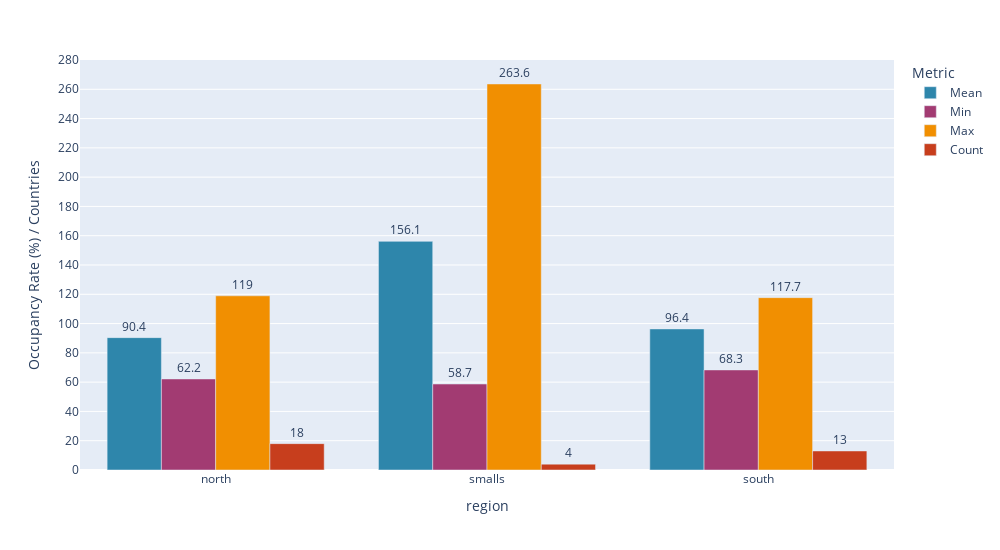

Write notebook code for a chart like this one.
### Code cell
import pandas as pd
import plotly.express as px

# Carica e prepara dati
df = pd.read_csv(DATA_DIR /"compare_regions_2022.csv")
df_long = df.melt(id_vars=['region'], value_vars=['mean','min','max','count'], 
                  var_name='Metric', value_name='Value')
df_long['Metric'] = df_long['Metric'].str.title()
df_long['Value_Rounded'] = df_long['Value'].round(1)  # Arrotonda per labels

# Grafico con VALORI SOPRA LE BARRE
fig = px.bar(df_long, x='region', y='Value', color='Metric', barmode='group',
             color_discrete_map={
                 'Mean': '#2E86AB', 'Min': '#A23B72', 
                 'Max': '#F18F01', 'Count': '#C73E1D'
             },
             text='Value_Rounded',  # ← ETICHETTE SOPRA BARRE
             #title='**Prison Overcrowding: North vs South Europe (2022)**'
            )

fig.update_traces(
    textposition='outside',     # Testo FUORI dalla barra
    texttemplate='%{text}',     # Mostra il valore arrotondato
    textangle=0,                # Orizzontale
    textfont_size=12
)

# Asse Y pulito e preciso
fig.update_layout(
    yaxis=dict(
        title="Occupancy Rate (%) / Countries",
        tickmode='linear',
        dtick=20,                   # Step di 20 per pulizia
        range=[0, 280]
    ),
    yaxis2=dict(
        title="Countries", 
        overlaying='y', side='right', 
        tickvals=[15, 20], range=[0, 25]
    ),
    height=550, width=1000,
    showlegend=True
)

fig.show()

### Figure 1 — Plotly figure (JSON) as saved in the notebook; plotly's stock layout.template omitted (floating-point values rounded to 4 significant figures)
{"data": [{"alignmentgroup": "True", "hovertemplate": "Metric=Mean<br>region=%{x}<br>Value=%{y}<br>Value_Rounded=%{text}<extra></extra>", "legendgroup": "Mean", "marker": {"color": "#2E86AB", "pattern": {"shape": ""}}, "name": "Mean", "offsetgroup": "Mean", "orientation": "v", "showlegend": true, "text": [90.4, 156.1, 96.4], "textangle": 0, "textfont": {"size": 12}, "textposition": "outside", "texttemplate": "%{text}", "type": "bar", "x": ["north", "smalls", "south"], "xaxis": "x", "y": [90.39, 156.1, 96.35], "yaxis": "y"}, {"alignmentgroup": "True", "hovertemplate": "Metric=Min<br>region=%{x}<br>Value=%{y}<br>Value_Rounded=%{text}<extra></extra>", "legendgroup": "Min", "marker": {"color": "#A23B72", "pattern": {"shape": ""}}, "name": "Min", "offsetgroup": "Min", "orientation": "v", "showlegend": true, "text": [62.2, 58.7, 68.3], "textangle": 0, "textfont": {"size": 12}, "textposition": "outside", "texttemplate": "%{text}", "type": "bar", "x": ["north", "smalls", "south"], "xaxis": "x", "y": [62.18, 58.72, 68.34], "yaxis": "y"}, {"alignmentgroup": "True", "hovertemplate": "Metric=Max<br>region=%{x}<br>Value=%{y}<br>Value_Rounded=%{text}<extra></extra>", "legendgroup": "Max", "marker": {"color": "#F18F01", "pattern": {"shape": ""}}, "name": "Max", "offsetgroup": "Max", "orientation": "v", "showlegend": true, "text": [119, 263.6, 117.7], "textangle": 0, "textfont": {"size": 12}, "textposition": "outside", "texttemplate": "%{text}", "type": "bar", "x": ["north", "smalls", "south"], "xaxis": "x", "y": [119.0, 263.6, 117.7], "yaxis": "y"}, {"alignmentgroup": "True", "hovertemplate": "Metric=Count<br>region=%{x}<br>Value=%{y}<br>Value_Rounded=%{text}<extra></extra>", "legendgroup": "Count", "marker": {"color": "#C73E1D", "pattern": {"shape": ""}}, "name": "Count", "offsetgroup": "Count", "orientation": "v", "showlegend": true, "text": [18, 4, 13], "textangle": 0, "textfont": {"size": 12}, "textposition": "outside", "texttemplate": "%{text}", "type": "bar", "x": ["north", "smalls", "south"], "xaxis": "x", "y": [18, 4, 13], "yaxis": "y"}], "layout": {"barmode": "group", "height": 550, "legend": {"title": {"text": "Metric"}, "tracegroupgap": 0}, "margin": {"t": 60}, "showlegend": true, "width": 1000, "xaxis": {"anchor": "y", "domain": [0, 1], "title": {"text": "region"}}, "yaxis": {"anchor": "x", "domain": [0, 1], "dtick": 20, "range": [0, 280], "tickmode": "linear", "title": {"text": "Occupancy Rate (%) / Countries"}}, "yaxis2": {"overlaying": "y", "range": [0, 25], "side": "right", "tickvals": [15, 20], "title": {"text": "Countries"}}}}
